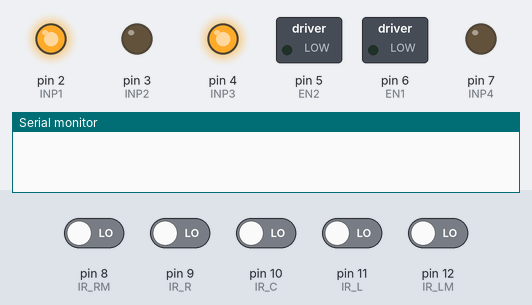
This sketch was run on a simulated Arduino Uno, built with avr-gcc and run on an emulated ATmega328P. Shown: switched loads named in the sketch (green lamp = pin HIGH), output pins drawn as LEDs (lit = HIGH), the last lines printed to the serial monitor. The inputs (shaded band) are chosen by the test bench; at power-on: pin 8 (IR_RM), pin 9 (IR_R), pin 10 (IR_C), pin 11 (IR_L), pin 12 (IR_LM) LOW.

Above: at 1.2 s.
1.3 s: pin 8 (IR_RM) driven HIGH
At 2.2 s:
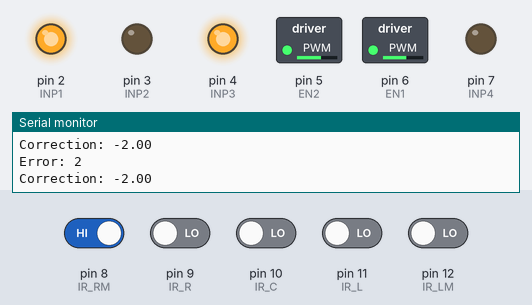
2.8 s: pin 12 (IR_LM) driven HIGH
At 3.2 s:
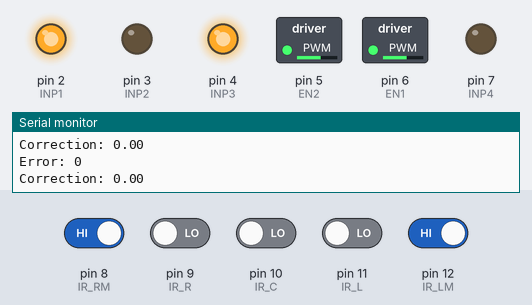
5.8 s: pin 9 (IR_R) driven HIGH
At 6.7 s:
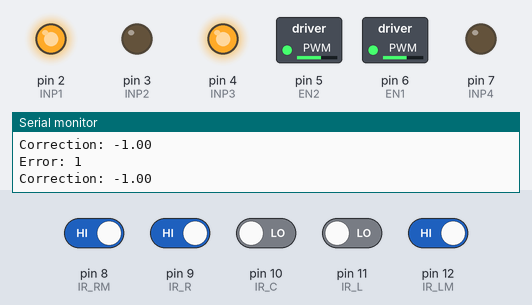
7.3 s: pin 11 (IR_L) driven HIGH
At 8.1 s:
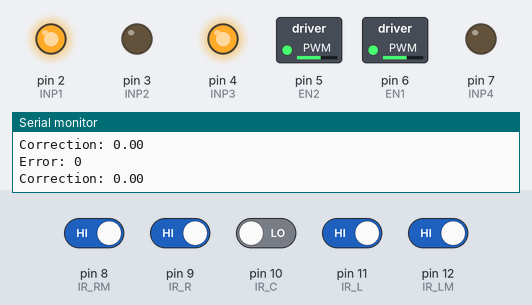
10.3 s: pin 10 (IR_C) driven HIGH
At 11.5 s:
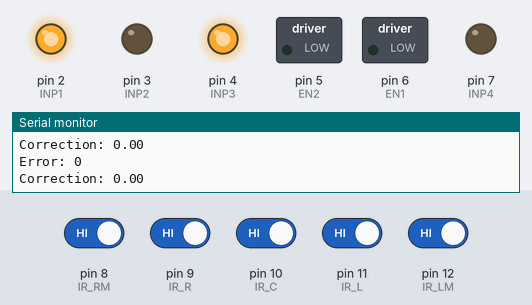
11.8 s: pin 8 (IR_RM) driven LOW
At 12.6 s:
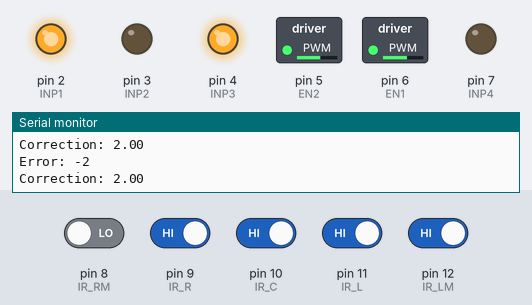
Timing chart, 0 to 14.8 s (numbered marks = the images above; inputs shaded):
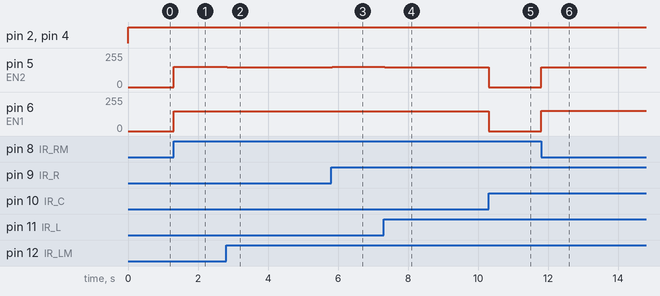

The sketch:

pid_line_follower.ino
```cpp
#define IR_LM 12
#define IR_L 11
#define IR_C 10
#define IR_R 9
#define IR_RM 8


#define EN1 6
#define EN2 5
#define INP1 2
#define INP2 3
#define INP3 4
#define INP4 7


void setMotors(int left_speed, int right_speed)
{
    digitalWrite(INP1, HIGH);
    digitalWrite(INP2, LOW);
    analogWrite(EN1, right_speed);

    digitalWrite(INP4, LOW);
    digitalWrite(INP3, HIGH);
    analogWrite(EN2, left_speed);
}

void setup()
{
    pinMode(IR_LM, INPUT);
    pinMode(IR_L, INPUT);
    pinMode(IR_C, INPUT);
    pinMode(IR_R, INPUT);
    pinMode(IR_RM, INPUT);

    pinMode(EN1, OUTPUT);
    pinMode(EN2, OUTPUT);
    pinMode(INP1, OUTPUT);
    pinMode(INP2, OUTPUT);
    pinMode(INP3, OUTPUT);
    pinMode(INP4, OUTPUT);

    Serial.begin(9600);


}


int base_speed = 150;


double kp = 1;
double kd = 0;
double ki = 0;

int error;
double prop_term;
double der_term;
double integral_term = 0;
double prev_error = 0;

double correction;

void loop()
{
    int IR1 = digitalRead(IR_LM);
    int IR2 = digitalRead(IR_L);
    int IR3 = digitalRead(IR_C);
    int IR4 = digitalRead(IR_R);
    int IR5 = digitalRead(IR_RM);

    if((IR1==1 && IR2==1 & IR3==1 && IR4==1 && IR5==1) || IR1==0 && IR2==0 && IR3==0 && IR4==0 && IR5==0)
    {
        //Turn of the robot
        setMotors(0, 0);

    }
    else
    {
        error = IR1 * (-2) + IR2 * (-1) + IR4 * (1) + IR5 * (2);
        Serial.print("Error: ");
        Serial.println(error);

        prop_term = (kp * error);
        integral_term += (ki * error);
        der_term = kd * (error-prev_error) ;

        prev_error = error;

        correction = -1*(prop_term + integral_term + der_term);
        Serial.print("Correction: ");
        Serial.println(correction);


        int left_speed = base_speed - correction;
        int right_speed = base_speed + correction;


        left_speed = constrain(left_speed, 0, 255);
        right_speed = constrain(right_speed, 0, 255);

        setMotors(left_speed, right_speed);
    }

}
```

Measured:
- after the input at 1.3 s, pin 5 (EN2): 0/255 → 152/255 at once; pin 6 (EN1): 0/255 → 148/255 at once
- after the input at 2.8 s, pin 5 (EN2): 152/255 → 150/255 at once; pin 6 (EN1): 148/255 → 150/255 at once
- after the input at 5.8 s, pin 5 (EN2): 150/255 → 151/255 at once; pin 6 (EN1): 150/255 → 149/255 at once
- after the input at 7.3 s, pin 5 (EN2): 151/255 → 150/255 at once; pin 6 (EN1): 149/255 → 150/255 at once
- after the input at 10.3 s, pin 5 (EN2), pin 6 (EN1): 150/255 → 0/255 at once
- after the input at 11.8 s, pin 5 (EN2): 0/255 → 148/255 at once; pin 6 (EN1): 0/255 → 152/255 at once
